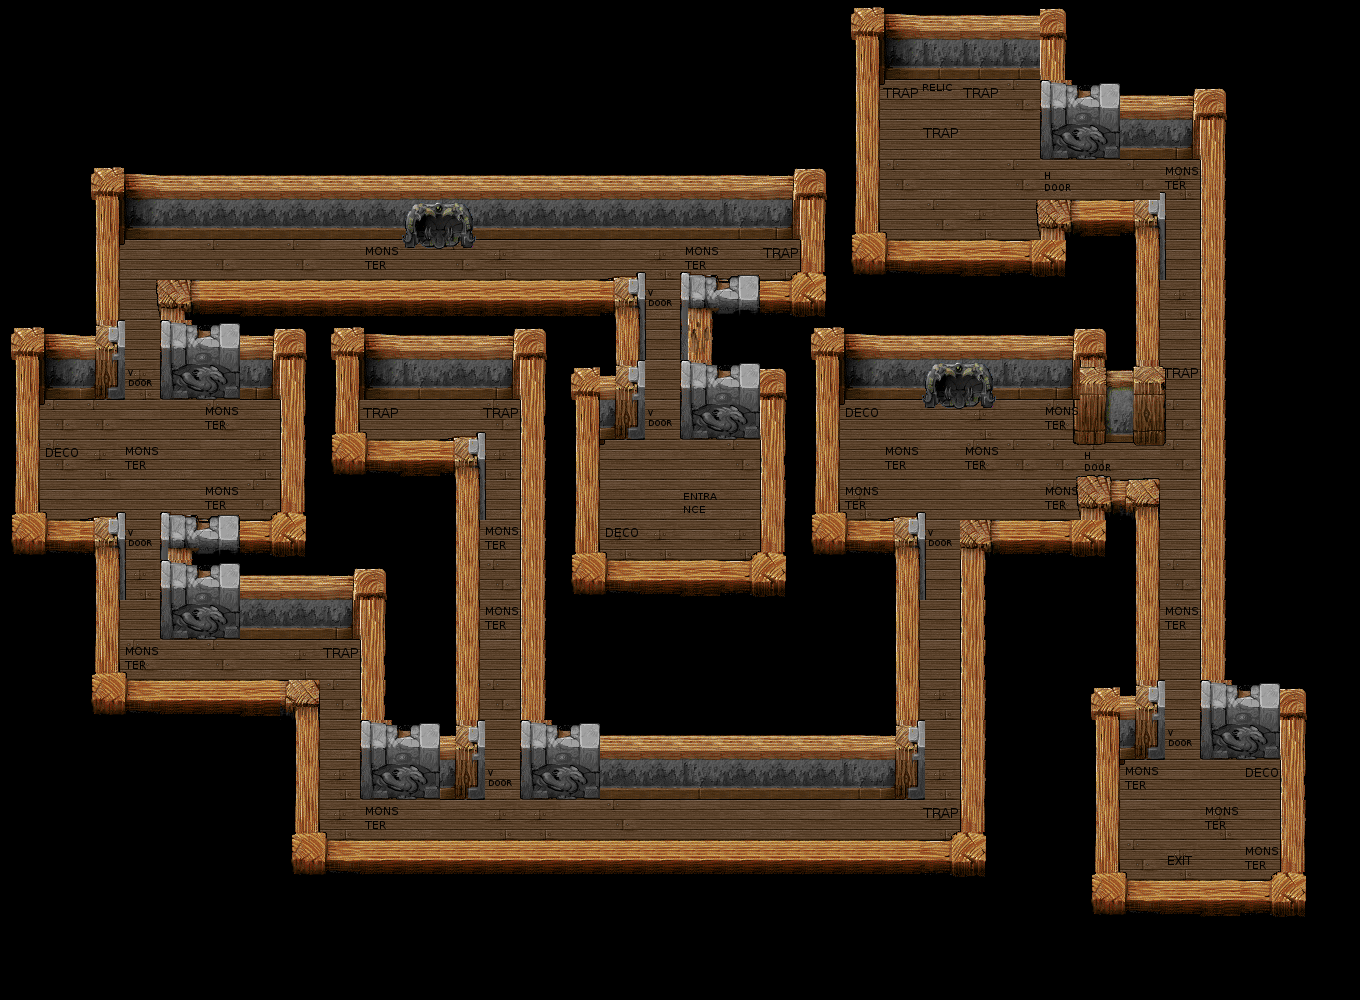

A level layout from a 2D game, rendered from its tile map. Below: a short description, then the map file with tile-grid data replaced by summaries:
An orthogonal 34x25 tile map with 40x40 px tiles, 4 tile layers (fog, ground, walls, objects).

<map version="1.0" orientation="orthogonal" width="34" height="25" tilewidth="40" tileheight="40">
 <tileset firstgid="1" name="tileset2" tilewidth="40" tileheight="40">
  <image source="tileset.png" width="600" height="280" />
  <tile id="0">
   <properties>
    <property name="DUNGEON_FLOOR" value="1" />
   </properties>
  </tile>
  <tile id="1">
   <properties>
    <property name="DUNGEON_FLOOR" value="1" />
   </properties>
  </tile>
  <tile id="2">
   <properties>
    <property name="DUNGEON_FLOOR" value="1" />
   </properties>
  </tile>
  <tile id="3">
   <properties>
    <property name="DUNGEON_FLOOR" value="1" />
   </properties>
  </tile>
  <tile id="4">
   <properties>
    <property name="DUNGEON_FLOOR" value="1" />
   </properties>
  </tile>
  <tile id="5">
   <properties>
    <property name="DUNGEON_FLOOR" value="1" />
   </properties>
  </tile>
  <tile id="22">
   <properties>
    <property name="DOOR" value="1" />
   </properties>
  </tile>
  <tile id="52">
   <properties>
    <property name="DOOR" value="1" />
   </properties>
  </tile>
  <tile id="71">
   <properties>
    <property name="DOOR" value="1" />
   </properties>
  </tile>
  <tile id="72">
   <properties>
    <property name="DOOR" value="1" />
   </properties>
  </tile>
  <tile id="73">
   <properties>
    <property name="ENTRANCE" value="" />
   </properties>
  </tile>
  <tile id="74">
   <properties>
    <property name="EXIT" value="" />
   </properties>
  </tile>
  <tile id="84">
   <properties>
    <property name="DUNGEON_FLOOR" value="1" />
   </properties>
  </tile>
  <tile id="85">
   <properties>
    <property name="DUNGEON_FLOOR" value="1" />
   </properties>
  </tile>
  <tile id="86">
   <properties>
    <property name="DUNGEON_FLOOR" value="1" />
   </properties>
  </tile>
  <tile id="87">
   <properties>
    <property name="BOSS" value="1" />
   </properties>
  </tile>
  <tile id="88">
   <properties>
    <property name="DOOR" value="0" />
   </properties>
  </tile>
  <tile id="89">
   <properties>
    <property name="DOOR" value="1" />
   </properties>
  </tile>
  <tile id="99">
   <properties>
    <property name="DUNGEON_FLOOR" value="1" />
   </properties>
  </tile>
  <tile id="100">
   <properties>
    <property name="DUNGEON_FLOOR" value="1" />
   </properties>
  </tile>
  <tile id="101">
   <properties>
    <property name="RELIC" value="1" />
   </properties>
  </tile>
  <tile id="102">
   <properties>
    <property name="MONSTER" value="1" />
   </properties>
  </tile>
  <tile id="103">
   <properties>
    <property name="TRAP" value="" />
   </properties>
  </tile>
  <tile id="104">
   <properties>
    <property name="DECO" value="" />
   </properties>
  </tile>
 </tileset>
 <layer name="fog" width="34" height="25">
  <data>[850 cells, 850 non-empty, 1 distinct tile ids]</data>
 </layer>
 <layer name="ground" width="34" height="25">
  <data>[850 cells, 850 non-empty, 7 distinct tile ids]</data>
 </layer>
 <layer name="walls" width="34" height="25">
  <data>[850 cells, 850 non-empty, 65 distinct tile ids]</data>
 </layer>
 <layer name="objects" width="34" height="25">
  <data>[850 cells, 850 non-empty, 9 distinct tile ids]</data>
 </layer>
</map>